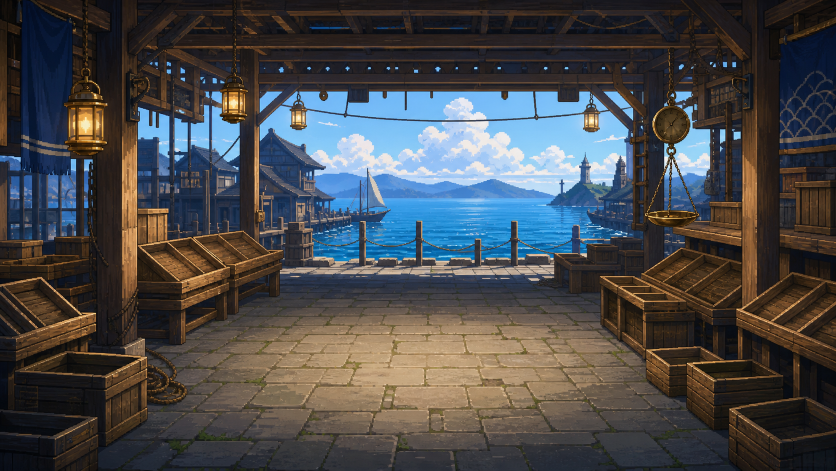
#> input picture tools/source_assets/fish_market/market_bg_source.png, 1672 x 941 px (shown at 1/2 size)
$ python process_fish_market_m2_assets.py market_bg
#> lines starting #> are read from the running program, lines starting #| are printed output that depends on the picture
#> in process_market_bg, source is the input picture: PIL image 1672x941 RGB; mean R, G, B 72.4, 73.1, 75.2
#!/usr/bin/env python3
"""Deterministically process authored fish-market M2 source art.

This processor intentionally writes only the requested M2 slot. The M1 header,
panel frames, layer order, and runtime geometry remain untouched.
"""

from __future__ import annotations

import argparse
from pathlib import Path

from PIL import Image, ImageEnhance, ImageOps


ROOT = Path(__file__).resolve().parents[1]
SOURCE_DIR = ROOT / "tools" / "source_assets" / "fish_market"
OUTPUT_DIR = ROOT / "assets" / "showcase" / "fish_market"
OUTPUT_SIZE = (1280, 720)
DARK_PANEL = (19, 40, 63)
BACKGROUND_SCRIM_ALPHA = 71  # 27.8%; docs/19 §4.5 allows 20–40%.
ICE_TRAY_SAFE_BOX = (746, 202, 1110, 366)
ICE_TRAY_ENVIRONMENT_TINT = 0.10


def save_png_if_pixels_changed(candidate: Image.Image, output_path: Path) -> bool:
    """Preserve existing PNG bytes when decoded pixels are already identical."""
    candidate.load()
    if output_path.is_file():
        with Image.open(output_path) as existing:
            existing.load()
            if (
                existing.size == candidate.size
                and existing.mode == candidate.mode
                and existing.tobytes() == candidate.tobytes()
            ):
                print(f"preserved pixel-identical {output_path}")
                return False

    temporary_path = output_path.with_name(f".{output_path.name}.tmp")
    try:
        candidate.save(
            temporary_path,
            format="PNG",
            optimize=False,
            compress_level=9,
        )
        temporary_path.replace(output_path)
    finally:
        temporary_path.unlink(missing_ok=True)
    print(f"updated {output_path}")
    return True


def center_crop_aspect(image: Image.Image, target_size: tuple[int, int]) -> Image.Image:
#> called with target_size = (1280, 720)
    target_ratio = target_size[0] / target_size[1]
    source_ratio = image.width / image.height
#> source_ratio = 1.78
    if source_ratio > target_ratio:
        crop_width = round(image.height * target_ratio)
        left = (image.width - crop_width) // 2
        box = (left, 0, left + crop_width, image.height)
    else:
        crop_height = round(image.width / target_ratio)
#> crop_height = 940
        top = (image.height - crop_height) // 2
#> top = 0
        box = (0, top, image.width, top + crop_height)
#> box = (0, 0, 1672, 940)
    return image.crop(box)
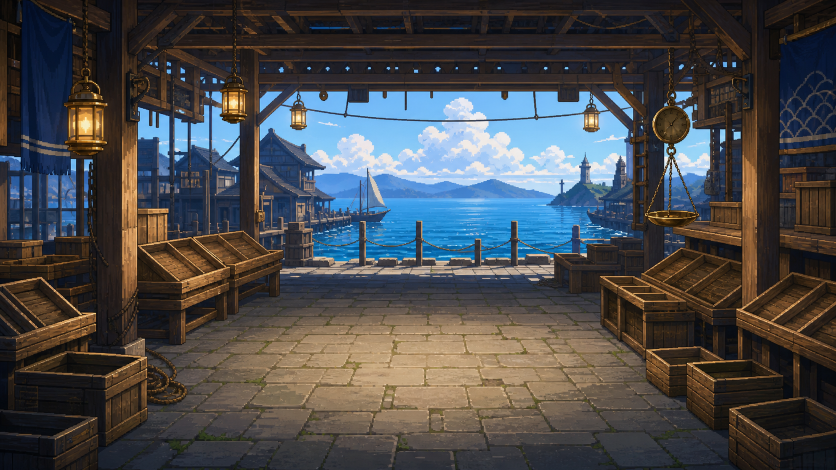
#> returned value: PIL image 1672x940 RGB (shown at 1/2 size); mean R, G, B 72.4, 73.2, 75.3


def process_market_bg() -> Path:
    source_path = SOURCE_DIR / "market_bg_source.png"
    output_path = OUTPUT_DIR / "market_bg.png"
    with Image.open(source_path) as source:
        image = center_crop_aspect(source.convert("RGB"), OUTPUT_SIZE)
        image = image.resize(OUTPUT_SIZE, Image.Resampling.LANCZOS)
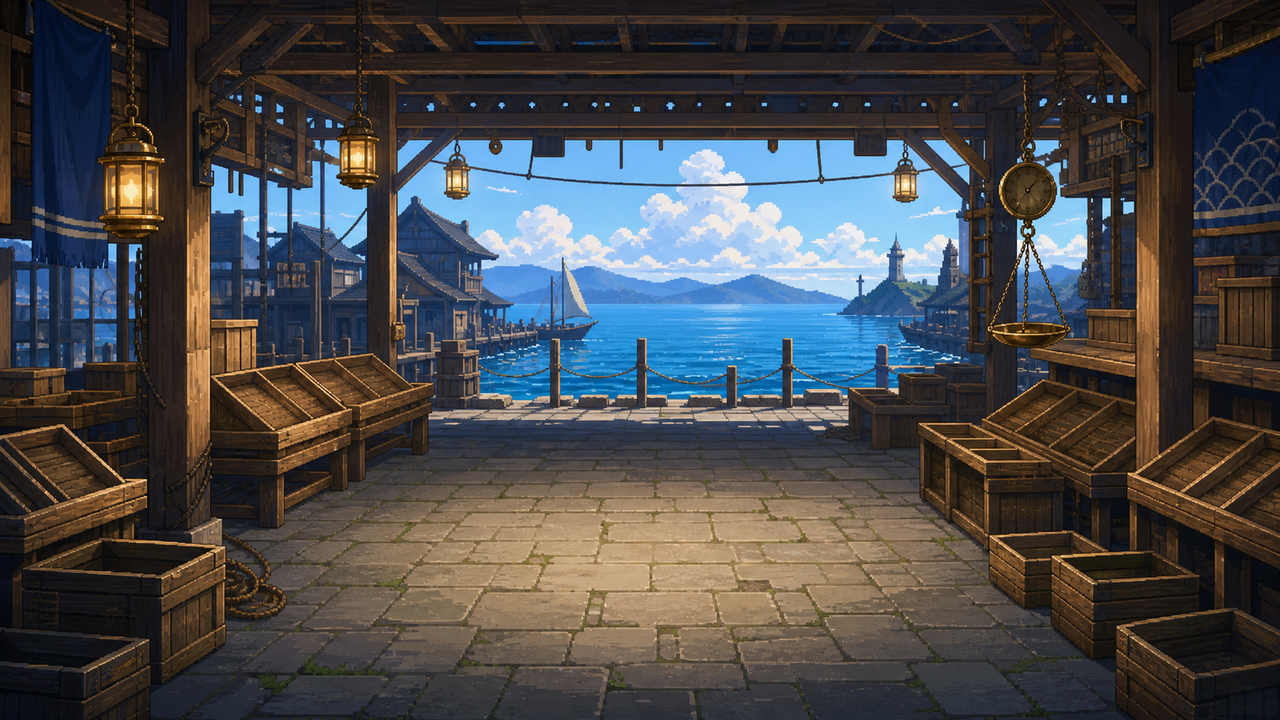
#> image: PIL image 1280x720 RGB; mean R, G, B 72.4, 73.2, 75.3
        image = ImageEnhance.Color(image).enhance(0.90)
        image = image.convert("RGBA")
#> image: PIL image 1280x720 RGBA

    # The authored background stays visible at the margins while the stable M1
    # panels remain readable over a palette-owned navy scrim.
    scrim = Image.new("RGBA", OUTPUT_SIZE, (*DARK_PANEL, BACKGROUND_SCRIM_ALPHA))
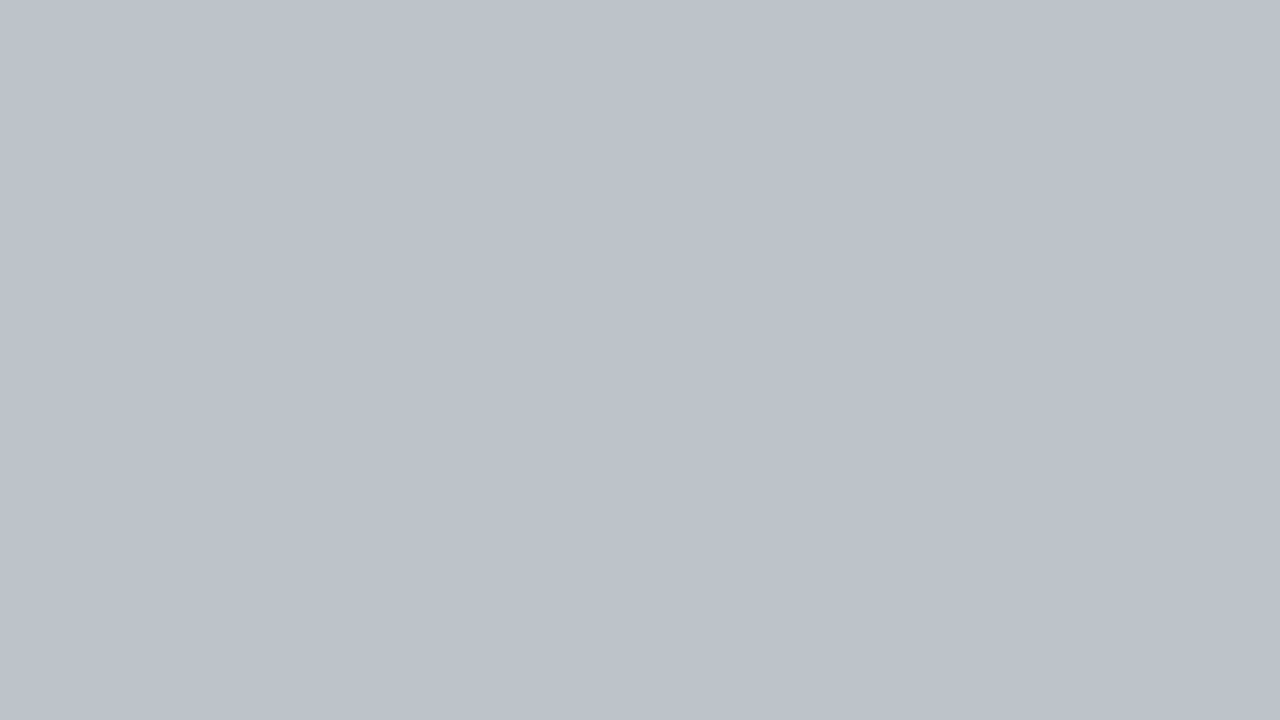
#> scrim: PIL image 1280x720 RGBA; mean R, G, B, A 19, 40, 63, 71; transparent parts drawn white
    image = Image.alpha_composite(image, scrim)
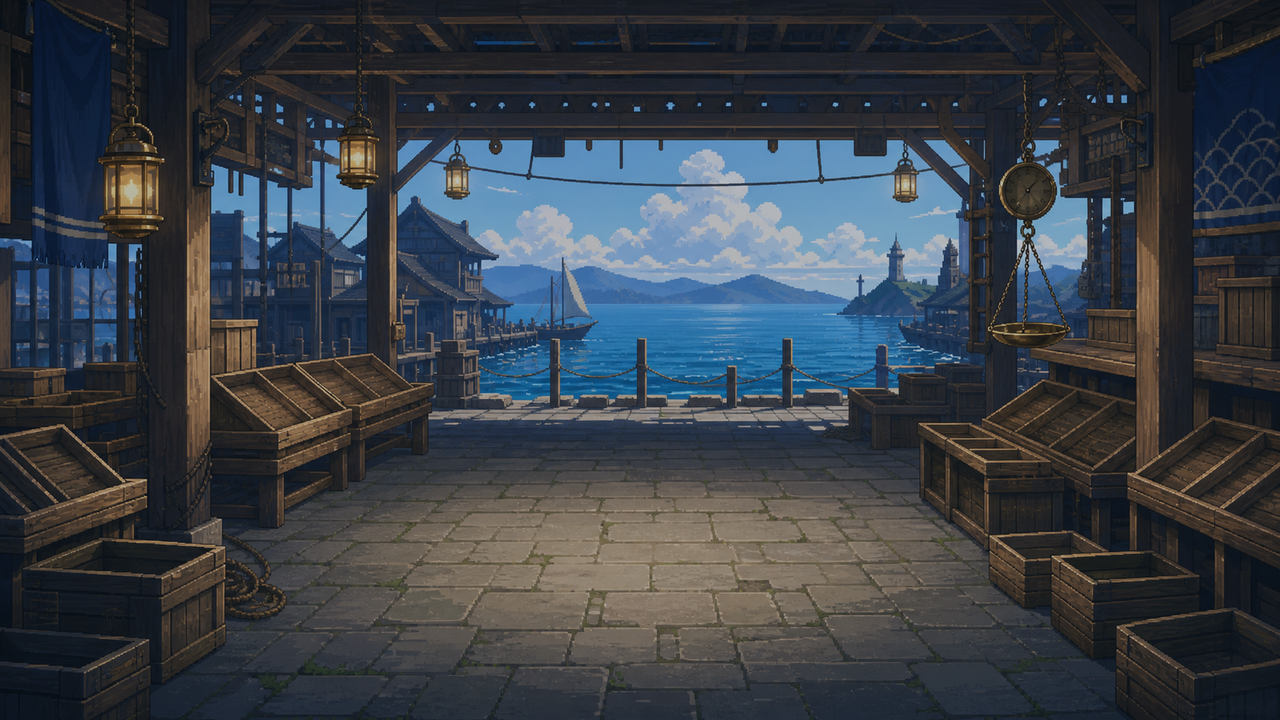
#> image: PIL image 1280x720 RGBA; mean R, G, B, A 57.3, 63.7, 71.4, 255
    OUTPUT_DIR.mkdir(parents=True, exist_ok=True)
    save_png_if_pixels_changed(image, output_path)
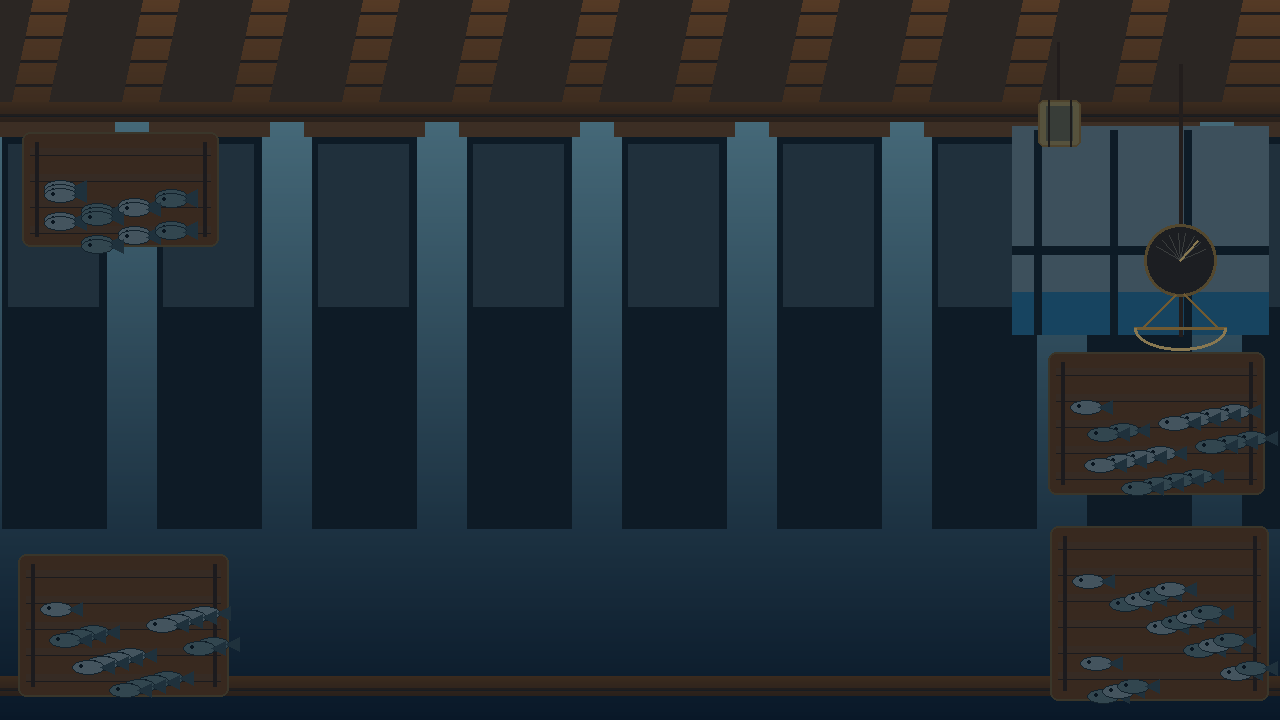
#> input picture assets/showcase/fish_market/market_bg.png, 1280 x 720 px
#> in save_png_if_pixels_changed, existing is the input picture: PIL image 1280x720 RGBA; mean R, G, B, A 35.6, 44.9, 51.8, 255
    return output_path


# [51 lines left out: function process_ice_tray_hero, not called in this run]


def main() -> int:
    parser = argparse.ArgumentParser()
    parser.add_argument("slot", choices=("market_bg", "ice_tray_hero"))
    args = parser.parse_args()

    if args.slot == "market_bg":
        output_path = process_market_bg()
    elif args.slot == "ice_tray_hero":
        output_path = process_ice_tray_hero()
    else:  # pragma: no cover - argparse rejects unsupported slots.
        raise AssertionError(args.slot)
    print(f"processed {output_path}")
    return 0


if __name__ == "__main__":
    raise SystemExit(main())
#> (the program exits here)
